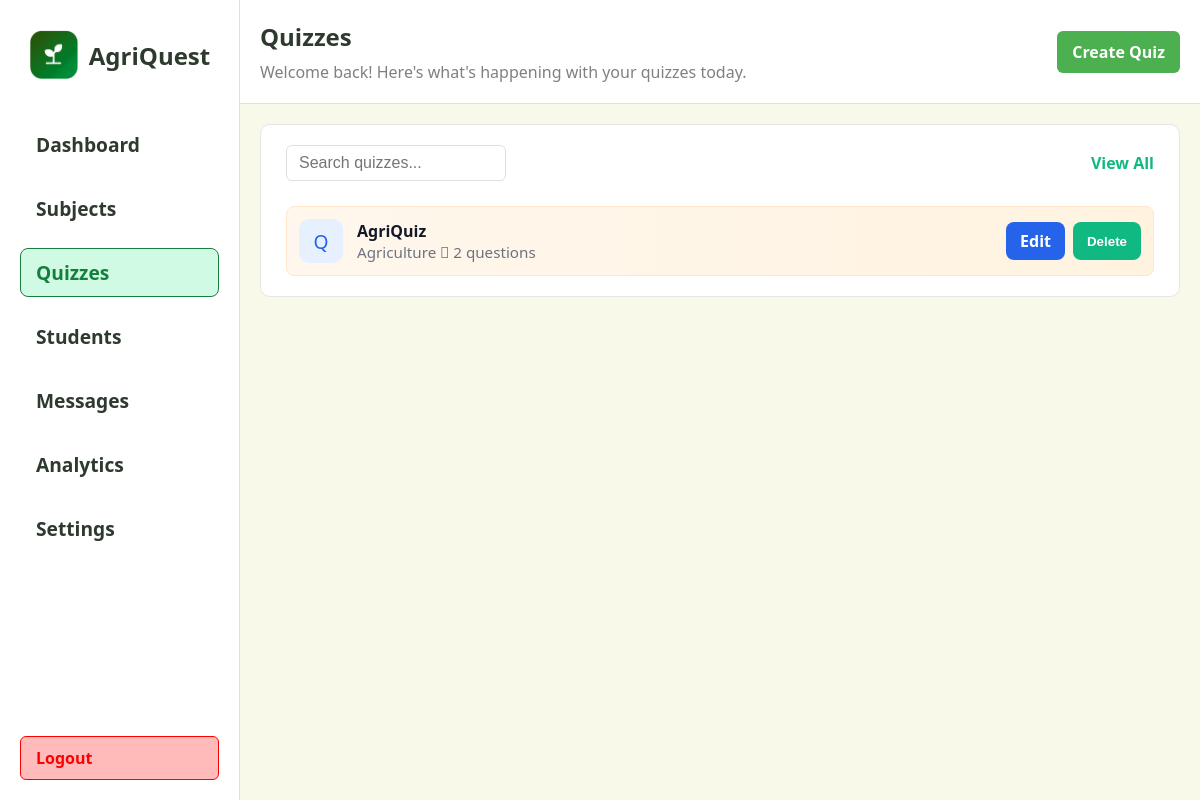
Screenshot of /teacher/quizzes (signed in) with the database file from the repository.
### app/models.py (models this page shows)
class Quiz(db.Model):
	id = db.Column(db.Integer, primary_key=True)
	title = db.Column(db.String(200), nullable=False)
	description = db.Column(db.Text)
	time_limit = db.Column(db.Integer, default=0)  # minutes
	difficulty = db.Column(db.String(50))
	teacher_id = db.Column(db.Integer, db.ForeignKey('teacher.id'), nullable=True)
	subject_id = db.Column(db.Integer, db.ForeignKey('subject.id'), nullable=True)
	questions = db.relationship('Question', backref='quiz', cascade='all, delete-orphan', lazy=True)
	created_at = db.Column(db.DateTime, nullable=False, default=db.func.now())

class Subject(db.Model):
	id = db.Column(db.Integer, primary_key=True)
	name = db.Column(db.String(120), unique=True, nullable=False)
	code = db.Column(db.String(20), unique=True)
	description = db.Column(db.Text)
	category = db.Column(db.String(50))
	grade_level = db.Column(db.String(20))
	quizzes = db.relationship('Quiz', backref='subject', lazy=True)

### app/routes.py (the view)
@main.route("/teacher/quizzes")
def teacher_quizzes():
    from .models import Quiz
    teacher_id = session.get('teacher_id')
    quizzes = []
    if teacher_id:
        quizzes = Quiz.query.filter_by(teacher_id=teacher_id).order_by(Quiz.id.desc()).all()
    return render_template("teacher/quizzes.html", quizzes=quizzes)

### app/templates/teacher/quizzes.html (shortened to what this page needs)
<!DOCTYPE html>
<html lang="en">
  <head>
  </head>
  <body>
    <div class="left">
      {% include 'partials/teacher_sidebar.html' %}
    </div>
    <div class="right">
      <div class="header">
        <div class="header-title">
          <span style="font-size: 1.5rem; font-weight: 700; color: #2d3a2d"
            >Quizzes</span
          >
          <span style="font-size: 1rem; color: grey"
            >Welcome back! Here's what's happening with your quizzes
            today.</span
          >
        </div>
        <div class="header-actions">
          <a href="{{ url_for('main.teacher_create_quiz') }}"
            style="
              padding: 10px 15px;
              border: none;
              border-radius: 6px;
              background-color: #4caf50;
              color: white;
              font-weight: 600;
              text-decoration: none;
            "
          >
            Create Quiz
          </a>
        </div>
      </div>
      <div class="section" style="width: 100%;">
        <div class="available-quizzes" style="width: 100%;">
          <div style="display: flex; justify-content: space-between; align-items: center;">
            <input id="quiz-search" type="text" placeholder="Search quizzes..." style="padding: 8px 12px; border-radius: 6px; border: 1px solid #e0e0e0; font-size: 1rem; width: 220px;" />
            <a style="color: #10b981; text-decoration: none; font-weight: 700">View All</a>
          </div>
          {% if quizzes and quizzes|length > 0 %}
            {% for quiz in quizzes %}
              {% set color_idx = (loop.index0 % 5) + 1 %}
              <div class="quiz-item quiz-color-{{ color_idx }}" data-title="{{ quiz.title|e }}" data-subject="{{ quiz.subject.name if quiz.subject else ''|e }}" style="border-radius: 8px; padding: 12px; display: flex; align-items: center; gap: 14px; margin-top: 10px;">
                <div style="width: 44px; height: 44px; border-radius: 10px; background: #e6f0ff; display: flex; align-items: center; justify-content: center; font-size: 1.2rem; color: #2563eb;">
                  Q
                </div>
                <div style="flex: 1;">
                  <div style="font-weight: 700; color: #111827;">{{ quiz.title }}</div>
                  <div style="color: #6b7280; font-size: 0.95rem;">{{ quiz.subject.name if quiz.subject else 'Unspecified' }}  {{ quiz.questions|length }} questions</div>
                </div>
                <div style="display: flex; gap: 8px;">
                  <a href="{{ url_for('main.teacher_edit_quiz', quiz_id=quiz.id) }}" class="btn blue">Edit</a>
                  <button class="btn green quiz-delete-btn" data-quiz-id="{{ quiz.id }}">Delete</button>
                </div>
              </div>
            {% endfor %}
          {% else %}
            <div style="padding:20px; color:#6b7280;">No quizzes found for your account yet. Click <a href="{{ url_for('main.teacher_create_quiz') }}">Create Quiz</a> to add one.</div>
          {% endif %}
        </div>
      </div>
    </div>
  </body>
</html>

### app/templates/teacher/quizzes.html (style rules this page uses)
* { box-sizing: border-box; margin: 0; padding: 0; }
body { font-family: "Segoe UI", Tahoma, Geneva, Verdana, sans-serif; background: #f8f9e9; min-height: 100vh; display: flex; }
.left { width: 20%; background: white; padding: 20px; display: flex; flex-direction: column; justify-content: space-between; min-height: 100vh; border-right: 1px solid #e0e0e0; }
.right { height: 100vh; width: 80%; overflow-y: scroll; padding-bottom: 20px; }
.header { width: 100%; background-color: #fff; border-bottom: 1px solid #e0e0e0; margin-bottom: 20px; padding: 20px; display: flex; justify-content: space-between; align-items: center; }
.header-title { display: flex; flex-direction: column; gap: 8px; }
.section { display: flex; gap: 20px; padding: 0 20px; margin-top: 20px; }
.available-quizzes { width: 100%; background: white; border-radius: 10px; padding: 20px 25px; border: 1px solid #e6e6e6; display: flex; flex-direction: column; gap: 15px; }
.quiz-item { display: flex; align-items: center; gap: 14px; padding: 12px; border-radius: 8px; background: #fff; border: 1px solid transparent; }
.quiz-color-1 { background: linear-gradient(90deg, #fff7ed, #fff3e0); border: 1px solid #ffe7ce; }
.btn { padding: 8px 14px; border-radius: 8px; border: none; font-weight: 700; text-decoration: none; cursor: pointer; }
.btn.green { background: #10b981; color: #fff; }
.btn.blue { background: #2563eb; color: #fff; }

### rows the page displays
Quiz: title "AgriQuiz", subject "Agriculture", questions|length "2"
